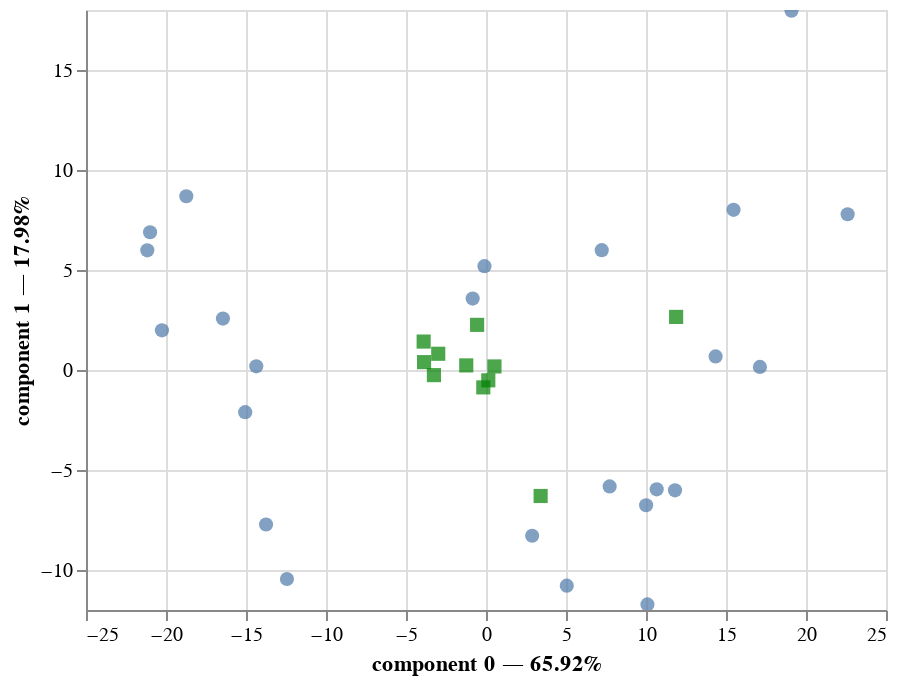

The cell this chart's notebook holds for it:
### Code cell
ax = ppca.plot(X)
ax

### Figure 1 — Vega-Lite specification as saved in the notebook (floating-point values rounded to 4 significant figures)
{"config": {"view": {"continuousWidth": 400, "continuousHeight": 300}}, "layer": [{"mark": {"type": "circle", "size": 50}, "encoding": {"tooltip": [{"field": "index", "type": "quantitative"}, {"field": "component 0", "type": "quantitative"}, {"field": "component 1", "type": "quantitative"}], "x": {"axis": {"title": "component 0 — 65.92%"}, "field": "component 0", "scale": {"zero": false}, "type": "quantitative"}, "y": {"axis": {"title": "component 1 — 17.98%"}, "field": "component 1", "scale": {"zero": false}, "type": "quantitative"}}, "selection": {"selector001": {"type": "interval", "bind": "scales", "encodings": ["x", "y"]}}}, {"data": {"name": "data-ff8eab196a21cacf8033022128284b49"}, "mark": {"type": "square", "color": "green", "size": 50}, "encoding": {"tooltip": [{"field": "variable", "type": "nominal"}], "x": {"field": "component 0", "scale": {"zero": false}, "type": "quantitative"}, "y": {"field": "component 1", "scale": {"zero": false}, "type": "quantitative"}}}], "data": {"name": "data-09fb16bb028b820b13f4257d760413e6"}, "$schema": "https://vega.github.io/schema/vega-lite/v4.17.0.json", "datasets": {"data-09fb16bb028b820b13f4257d760413e6": [{"index": 0, "component 0": 22.6, "component 1": 7.786, "component 2": 6.281, "component 3": -5.845, "component 4": -1.661, "component 5": 4.323, "component 6": 0.6107}, {"index": 1, "component 0": 14.35, "component 1": 0.6778, "component 2": 5.929, "component 3": -3.666, "component 4": 6.288, "component 5": -0.02092, "component 6": 1.562}, {"index": 2, "component 0": 17.12, "component 1": 0.1528, "component 2": 0.8766, "component 3": -4.022, "component 4": -2.116, "component 5": -0.7327, "component 6": -1.012}, {"index": 3, "component 0": 10.67, "component 1": -5.965, "component 2": -0.126, "component 3": -2.918, "component 4": -2.117, "component 5": -0.2714, "component 6": -0.8108}, {"index": 4, "component 0": 11.81, "component 1": -6.018, "component 2": -1.832, "component 3": -2.185, "component 4": 0.1421, "component 5": -3.629, "component 6": 0.2402}, {"index": 5, "component 0": 10.01, "component 1": -6.762, "component 2": -1.942, "component 3": -2.93, "component 4": -0.7164, "component 5": -0.5497, "component 6": -0.5853}, {"index": 6, "component 0": 7.728, "component 1": -5.82, "component 2": -2.057, "component 3": -3.424, "component 4": 0.5631, "component 5": -0.03868, "component 6": -0.01519}, {"index": 7, "component 0": 5.05, "component 1": -10.78, "component 2": -3.985, "component 3": -2.076, "component 4": 0.5963, "component 5": 0.09424, "component 6": 0.4042}, {"index": 8, "component 0": 10.09, "component 1": -11.72, "component 2": 0.6412, "component 3": 2.091, "component 4": 2.33, "component 5": 0.1982, "component 6": 0.5482}, {"index": 9, "component 0": 15.47, "component 1": 8.009, "component 2": 0.01418, "component 3": 5.796, "component 4": -2.797, "component 5": -3.1, "component 6": 0.5245}, {"index": 10, "component 0": 19.09, "component 1": 17.96, "component 2": 2.052, "component 3": 2.401, "component 4": -1.91, "component 5": -0.01867, "component 6": -0.9199}, {"index": 11, "component 0": 7.234, "component 1": 5.992, "component 2": -2.176, "component 3": 5.971, "component 4": 2.99, "component 5": -0.01589, "component 6": -0.4081}, {"index": 12, "component 0": -0.09545, "component 1": 5.19, "component 2": -3.853, "component 3": 7.353, "component 4": 3.298, "component 5": 2.582, "component 6": -0.528}, {"index": 13, "component 0": -0.8327, "component 1": 3.571, "component 2": -6.228, "component 3": 5.404, "component 4": 1.539, "component 5": -0.3322, "component 6": 0.5253}, {"index": 14, "component 0": 2.885, "component 1": -8.287, "component 2": -6.304, "component 3": 4.039, "component 4": -2.185, "component 5": 0.09476, "component 6": -0.01553}, {"index": 15, "component 0": -13.75, "component 1": -7.724, "component 2": 4.758, "component 3": 0.8775, "component 4": 1.866, "component 5": 1.365, "component 6": -1.128}, {"index": 16, "component 0": -20.25, "component 1": 1.983, "component 2": 14.28, "component 3": 1.862, "component 4": 0.9281, "component 5": -3.346, "component 6": -0.9008}, {"index": 17, "component 0": -12.44, "component 1": -10.45, "component 2": 3.865, "component 3": 4.184, "component 4": -2.169, "component 5": 1.56, "component 6": -1.668}, {"index": 18, "component 0": -15.05, "component 1": -2.108, "component 2": 3.438, "component 3": 2.551, "component 4": -2.49, "component 5": 0.1797, "component 6": 3.094}, {"index": 19, "component 0": -14.36, "component 1": 0.1828, "component 2": 1.312, "component 3": 0.8274, "component 4": -3.118, "component 5": 2.143, "component 6": 0.1745}, {"index": 20, "component 0": -16.44, "component 1": 2.572, "component 2": -1.83, "component 3": -0.9941, "component 4": -1.382, "component 5": 1.5, "component 6": 0.7356}, {"index": 21, "component 0": -21.17, "component 1": 5.983, "component 2": -2.627, "component 3": -3.782, "component 4": 1.87, "component 5": -0.1353, "component 6": 0.3857}, {"index": 22, "component 0": -21.0, "component 1": 6.887, "component 2": -4.443, "component 3": -4.644, "component 4": -1.59, "component 5": -1.503, "component 6": 1.0}, {"index": 23, "component 0": -18.73, "component 1": 8.686, "component 2": -6.042, "component 3": -6.871, "component 4": 1.844, "component 5": -0.3447, "component 6": -1.814}], "data-ff8eab196a21cacf8033022128284b49": [{"variable": "PVP", "component 0": 0.1432, "component 1": -0.5167, "component 2": 0.7634, "component 3": -1.445, "component 4": 0.08912, "component 5": 1.269, "component 6": -0.3023}, {"variable": "AGR", "component 0": -1.234, "component 1": 0.2311, "component 2": -0.3488, "component 3": -0.3313, "component 4": -0.4649, "component 5": -0.006864, "component 6": 0.7308}, {"variable": "CMI", "component 0": -3.872, "component 1": 0.3937, "component 2": 1.887, "component 3": -0.08268, "component 4": -0.6457, "component 5": -0.7506, "component 6": -0.05643}, {"variable": "TRA", "component 0": -0.1688, "component 1": -0.8693, "component 2": 0.9632, "component 3": -0.239, "component 4": 2.049, "component 5": -0.2793, "component 6": 0.1392}, {"variable": "LOG", "component 0": -3.255, "component 1": -0.256, "component 2": 2.334, "component 3": 0.728, "component 4": -0.5422, "component 5": 0.1046, "component 6": -0.2433}, {"variable": "EDU", "component 0": -3.896, "component 1": 1.421, "component 2": -2.709, "component 3": -1.506, "component 4": -0.005443, "component 5": -0.4875, "component 6": -0.4463}, {"variable": "ACS", "component 0": -2.985, "component 1": 0.8117, "component 2": -1.105, "component 3": -0.1728, "component 4": -0.2107, "component 5": 0.5659, "component 6": 0.4101}, {"variable": "ACO", "component 0": -0.5557, "component 1": 2.257, "component 2": -1.1, "component 3": 3.226, "component 4": 0.2964, "component 5": 0.2612, "component 6": -0.164}, {"variable": "DEF", "component 0": 3.415, "component 1": -6.299, "component 2": -1.186, "component 3": 0.7094, "component 4": -0.3778, "component 5": -0.1478, "component 6": -0.08069}, {"variable": "DET", "component 0": 11.88, "component 1": 2.654, "component 2": 0.3398, "component 3": -0.4171, "component 4": -0.317, "component 5": -0.1824, "component 6": -0.03297}, {"variable": "DIV", "component 0": 0.5271, "component 1": 0.1774, "component 2": 0.1387, "component 3": -0.4743, "component 4": 0.1246, "component 5": -0.3715, "component 6": 0.03777}]}}
